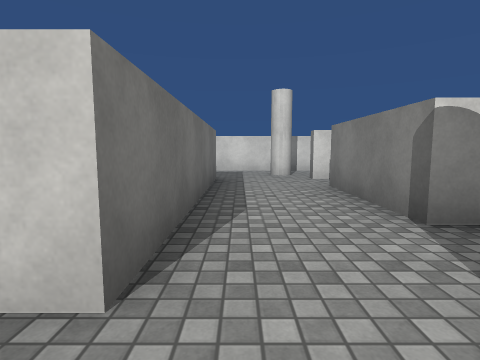
[1] (above)

22 first-person views from a walk through a Unity game level. The camera is 1.2 m above the floor, tilts 6° down and sees 80° across. The floor is counted in squares, 2 m on a side. Each view is taken from the middle of a square. On the plan, view 1 faces up. The plan holds only what a view shows up to about 9 squares ahead; the rest is blank. Surface patterns are stand-ins for the level's own textures.

[2]
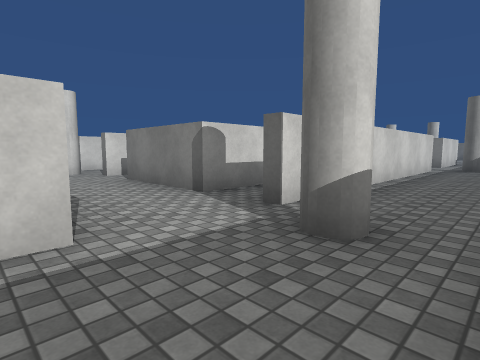

[3]
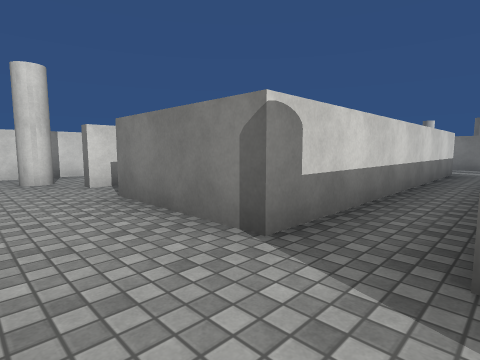

[4]
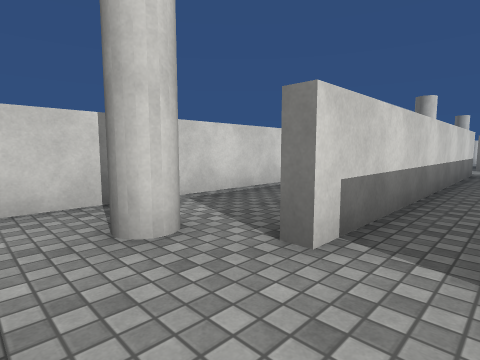

[5]
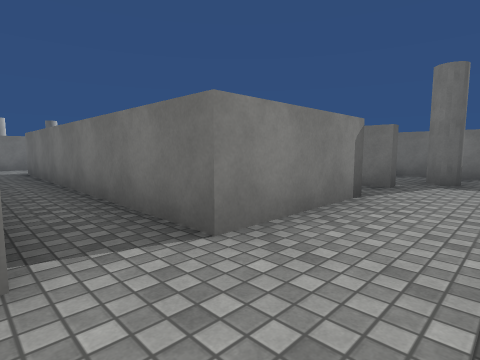

[6]
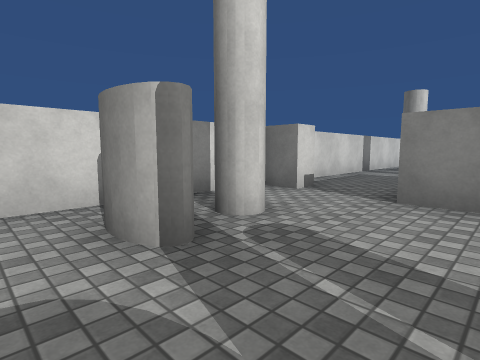

[7]
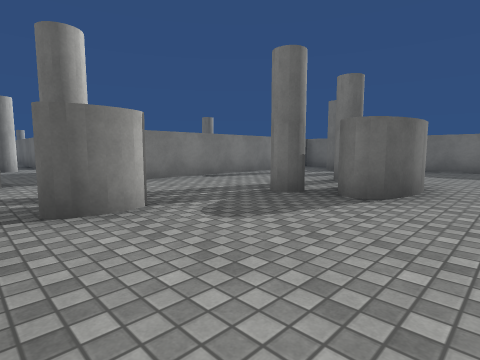

[8]
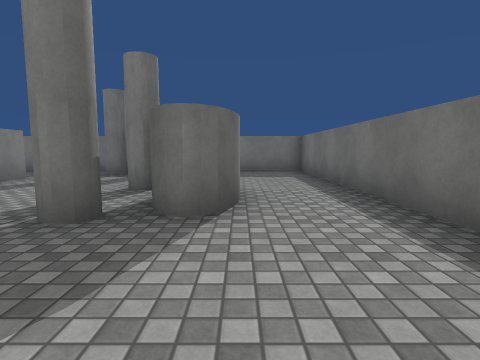

[9]
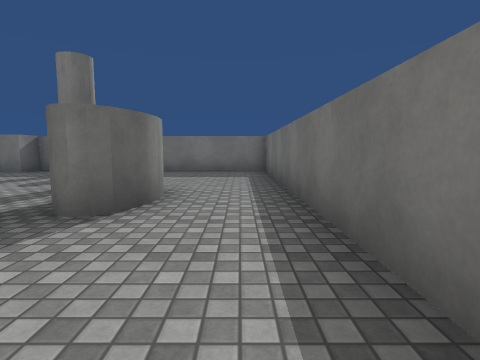

[10]
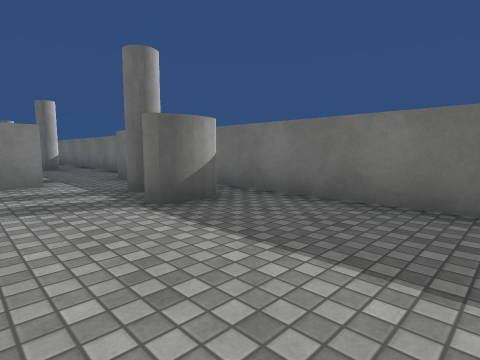

[11]
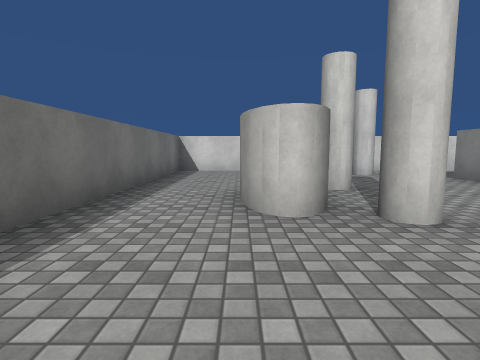

[12]
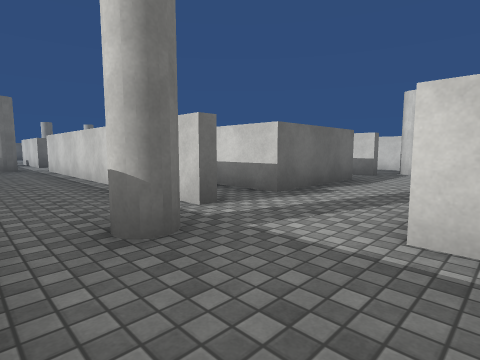

[13]
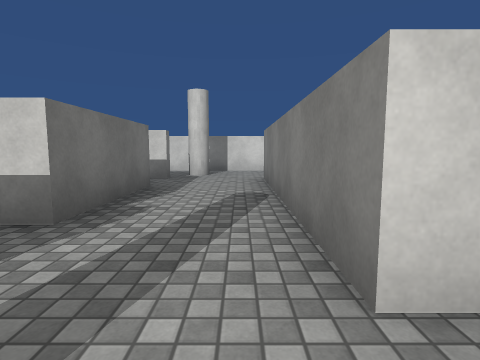

[14]
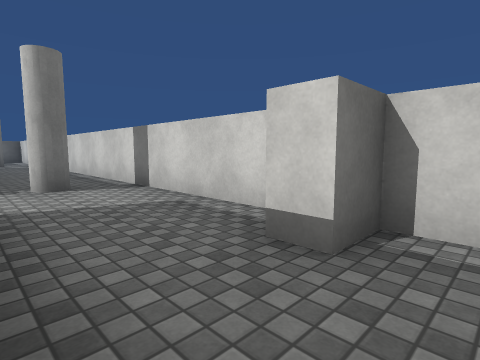

[15]
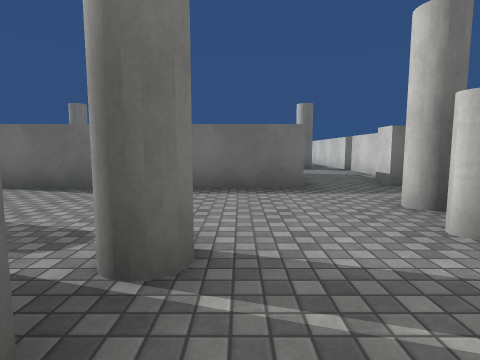

[16]
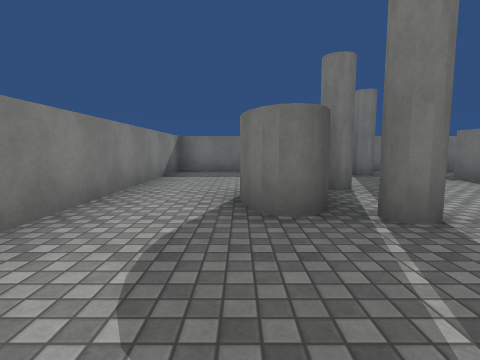

[17]
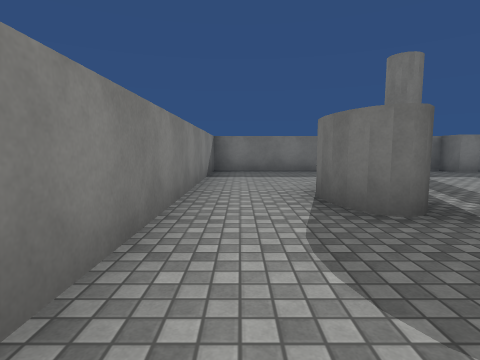

[18]
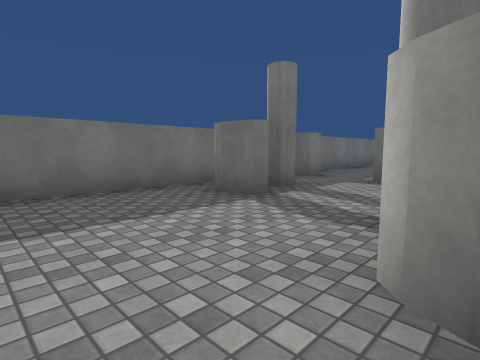

[19]
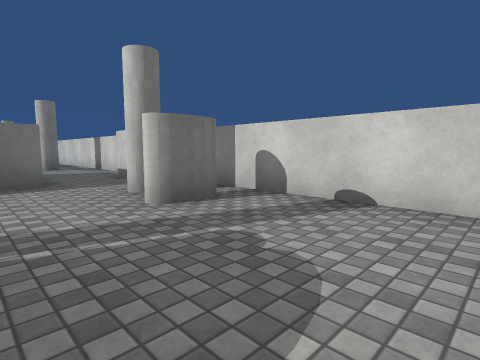

[20]
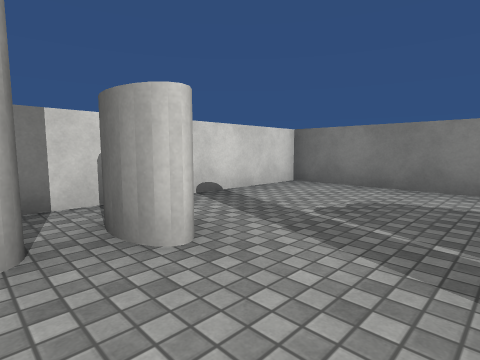

[21]
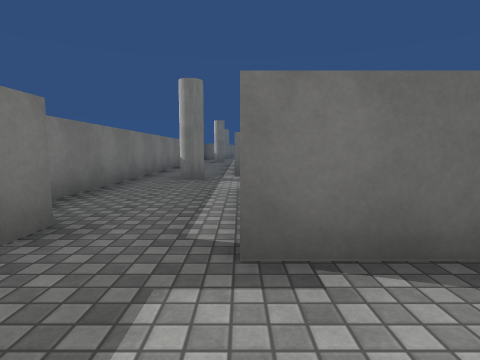

[22]
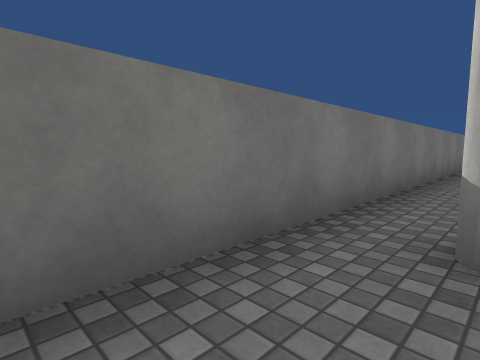

### Floor plan
Points are (right, up) in squares from view 1. A wall is a line through its corners. A room is listed if a view was taken in it or the views show most of it. See-through windows are left out.
Room 1 (views 1, 2, 3, 5, 6, 7, 8, 9, 10, 11, 12, 13, 22)
walls: (-3.9, 8.2) (-9.8, 8.2) (-9.8, -1.2) (-3.9, -1.2); (-0.5, 1) (-1, 1); (-3.5, 0.9) (-3.5, 6); (-2.2, -1.2) (12.1, -1.2); (-8.1, 3.5) (-7.9, 4.2); (-7.9, 2.8) (-8, 3.4) (-8, 3.9); (8.6, 1) (1.5, 1); (11, 1) (10.5, 1); (12.2, 8.2) (-2.1, 8.2)
ways out: opening at (0.5, 6) to room 2; opening at (9.5, 6) to room 2; opening at (13, -0.5) to room 3; opening at (13.5, 7.5) to room 3; opening at (0.5, 1) to room 4; opening at (9.5, 1) to room 4
objects: cylinder (-7, 2); cylinder (-6, 0); cylinder (-6, 7); cylinder (-5, 0); cylinder (-5, 7); block (-3, -1); block (-3, 8); cylinder (1, 0); cylinder (1, 7); cylinder (9, 0); cylinder (9, 7); block (13, -1); block (13, 8)
Room 2 (view 4)
walls: (8.6, 5.9) (1.5, 5.9); (1.5, 2.2) (1.5, 4.7) (8.5, 4.7) (8.5, 2.2); (-0.5, 5.9) (-0.5, 2.5); (10.5, 2.5) (10.5, 6)
ways out: opening at (0.5, 6) to room 1; opening at (9.5, 6) to room 1; opening at (0.5, 3.5) to room 4; opening at (9.5, 3.5) to room 4
Room 3 (views 14, 15, 16, 17, 18, 19, 20, 21)
walls: (18, 3.6) (18, 3.1); (13.5, 2.8) (13.5, 1); (13.5, 6.1) (13.5, 4.2); (13.9, -1.2) (19.7, -1.2) (19.7, 8.2) (13.8, 8.2)
ways out: opening at (13, -0.5) to room 1; opening at (13.5, 7.5) to room 1
objects: cylinder (15, 0); cylinder (15, 7); cylinder (16, 0); cylinder (16, 2); cylinder (16, 4); cylinder (16, 7)
Room 4 (no view inside)
walls: (8.5, 2.2) (1.5, 2.2); (1.4, 1.1) (2, 1.1); (-0.5, 2.5) (-0.5, 1); (10.5, 1) (10.5, 2.5)
ways out: opening at (0.5, 1) to room 1; opening at (9.5, 1) to room 1; opening at (0.5, 3.5) to room 2; opening at (9.5, 3.5) to room 2

Where each view was taken, in squares from view 1:
view 1: 0 up, 0 right, facing up
view 2: 1 down, 1 left, facing up-right
view 3: 1 up, 0 right, facing up-right
view 4: 5 up, 0 right, facing up-right
view 5: 6 up, 0 right, facing down-right
view 6: 5 up, 7 left, facing up-right
view 7: 8 up, 9 left, facing down-right
view 8: 7 up, 8 left, facing down
view 9: 7 up, 9 left, facing down
view 10: 2 up, 9 left, facing down-right
view 11: 0 up, 8 left, facing up
view 12: 1 down, 11 right, facing up-left
view 13: 0 up, 10 right, facing up
view 14: 6 up, 14 right, facing up-left
view 15: 5 up, 18 right, facing left
view 16: 7 up, 18 right, facing down
view 17: 7 up, 19 right, facing down
view 18: 3 up, 19 right, facing down-left
view 19: 5 up, 19 right, facing up-left
view 20: 5 up, 15 right, facing up-right
view 21: 1 up, 15 right, facing left
view 22: 0 up, 11 right, facing down-left
